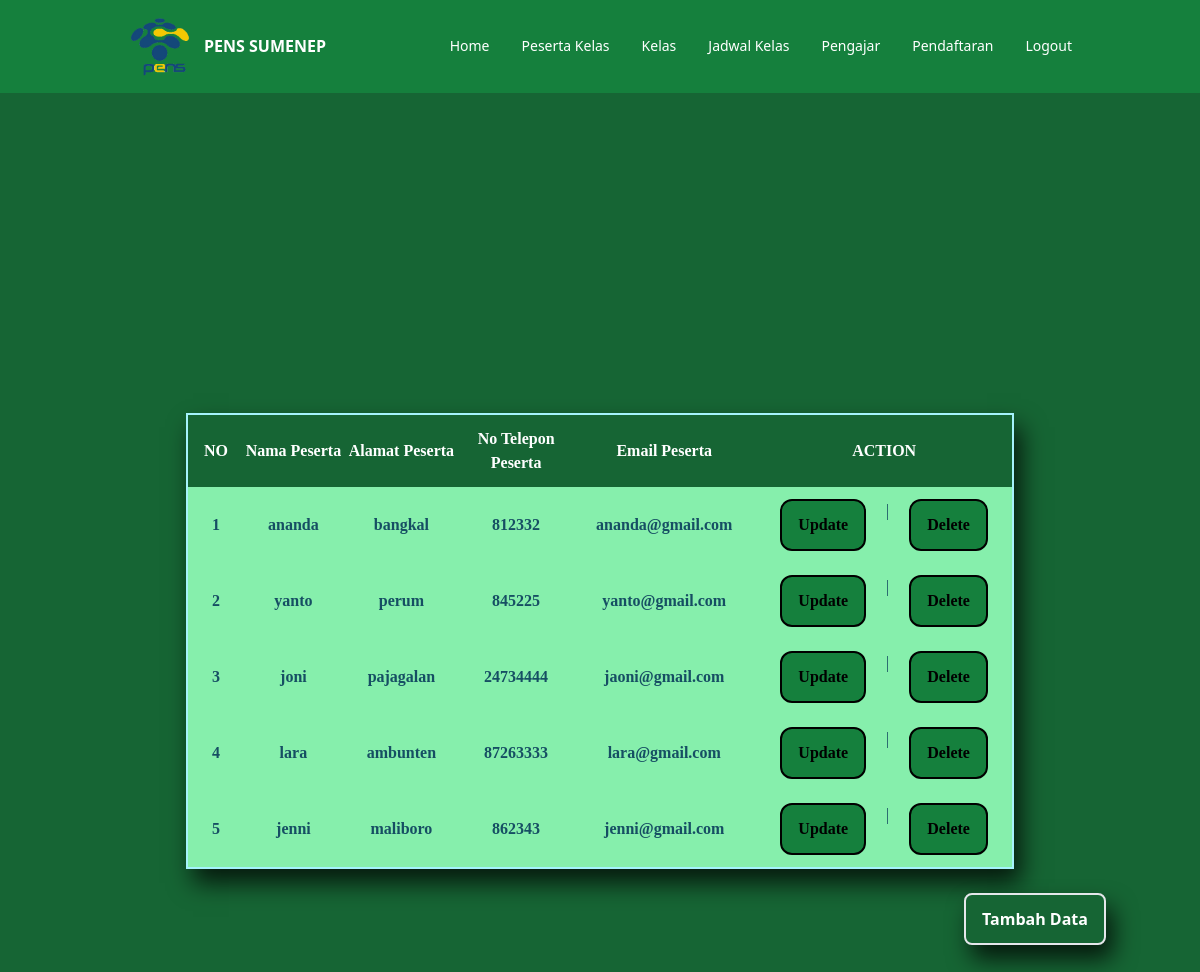
The page /peserta_kelas.php (signed in) on the database its author committed.
### tables this page shows
CREATE TABLE `peserta_kelas` (
  `id_peserta` int(11) NOT NULL,
  `nama_peserta` varchar(255) DEFAULT NULL,
  `alamat_peserta` varchar(255) DEFAULT NULL,
  `no_tlep_peserta` int(11) DEFAULT NULL,
  `email_peserta` varchar(255) DEFAULT NULL
);

### peserta_kelas.php (the view, shortened to what this page needs)
 <?php
  require './controllers/function_peserta_kelas.php';
  $peserta = mysqli_query($connection, "SELECT * FROM peserta_kelas");
  ?>
 <!doctype html>
 <html>
 <head>
   <link href="/dist/output.css" rel="stylesheet">
   <script src="https://cdn.tailwindcss.com"></script>
 </head>
 <body class="bg-gradient-to-r from-green-200 to-green-400">
   <nav class="py-4 text-white bg-green-700">
     <div class="container flex flex-wrap items-center justify-between mx-auto">
       <a href="" class="flex items-center gap-3 font-semibold h-max">
         <img src="images/logo-pens.png" alt="" class="w-16 ml-10">
         PENS SUMENEP
       </a>
       <div class="hidden w-full mr-10 md:block md:w-auto" id="mobile-menu">
         <ul class="flex flex-col mt-4 md:flex-row md:space-x-8 md:mt-0 md:text-sm md:font-medium">
           <li>
             <a href="home.php" class="block py-2 pl-3 pr-4 text-white bg-blue-700 rounded md:bg-transparent md:p-0 focus:outline-none" aria-current="page">Home</a>
           </li>
           <li>
             <a href="peserta_kelas.php" class="block py-2 pl-3 pr-4 text-white bg-blue-700 rounded md:bg-transparent md:p-0 focus:outline-none" aria-current="page">Peserta Kelas</a>
           </li>
           <li>
             <a href="kelas.php" class="block py-2 pl-3 pr-4 text-white bg-blue-700 rounded md:bg-transparent md:p-0 focus:outline-none" aria-current="page">Kelas</a>
           </li>
           <li>
             <a href="jadwal_kelas.php" class="block py-2 pl-3 pr-4 text-white border-b border-gray-100 hover:bg-gray-50 md:hover:bg-transparent md:border-0 md:hover:text-blue-700 md:p-0">Jadwal Kelas</a>
           </li>
           <li>
             <a href="pengajar.php" class="block py-2 pl-3 pr-4 text-white border-b border-gray-100 hover:bg-gray-50 md:hover:bg-transparent md:border-0 md:hover:text-blue-700 md:p-0">Pengajar</a>
           </li>
           <li>
             <a href="pendaftaran.php" class="block py-2 pl-3 pr-4 text-white border-b border-gray-100 hover:bg-gray-50 md:hover:bg-transparent md:border-0 md:hover:text-blue-700 md:p-0">Pendaftaran</a>
           </li>
           <li>
             <a href="controllers/logout.php" class="block py-2 pl-3 pr-4 text-white border-b border-gray-100 hover:bg-gray-50 md:hover:bg-transparent md:border-0 md:hover:text-blue-700 md:p-0">Logout</a>
           </li>
         </ul>
       </div>
     </div>
   </nav>
   <div class="flex flex-col items-center justify-center h-screen bg-green-800 ">
     <table class="shadow-2xl font-[Poppins] border-2 border-cyan-200 w-8/12" style="box-shadow: 7px 14px 23px 0px rgba(0,0,0,0.75);
-webkit-box-shadow: 7px 14px 23px 0px rgba(0,0,0,0.75);
-moz-box-shadow: 7px 14px 23px 0px rgba(0,0,0,0.75);">
       <thead class="text-white">
         <tr>
           <th class="py-3 bg-green-800">NO</th>
           <th class="py-3 bg-green-800">Nama Peserta</th>
           <th class="py-3 bg-green-800">Alamat Peserta</th>
           <th class="py-3 bg-green-800">No Telepon Peserta</th>
           <th class="py-3 bg-green-800">Email Peserta</th>
           <th class="py-3 bg-green-800">ACTION</th>
         </tr>
         <?php $i = 1; ?>
         <?php foreach ($peserta as $item) : ?>
       <tbody class="text-center text-cyan-900">
         <tr class="duration-300 cursor-pointer bg-green-300">
           <td class="px-6 py-3 font-semibold"> <?= $i; ?> </td>
           <td class="px-6 py-3 font-semibold"> <?= $item["nama_peserta"]; ?> </td>
           <td class="px-6 py-3 font-semibold"> <?= $item["alamat_peserta"]; ?> </td>
           <td class="px-6 py-3 font-semibold"> <?= $item["no_tlep_peserta"]; ?> </td>
           <td class="px-6 py-3 font-semibold"> <?= $item["email_peserta"]; ?> </td>
           <td class="flex justify-center gap-5 px-6 py-3">
             <a href="./peserta_kelas/updatepeserta_kel
             as.php?id=<?= $item["id_peserta"] ?>" class="px-4 py-3 font-semibold text-black border-2 border-black bg-green-700 rounded-xl">Update</a> |
             <a href="./peserta_kelas/deletepeserta_kelas.php?id=<?= $item["id_peserta"] ?>" onclick="return confirm('yakin?');" class="px-4 py-3 font-semibold text-black border-2 border-black bg-green-700 rounded-xl">Delete</a>
           </td>
         </tr>
         <?php $i++; ?>
       <?php endforeach; ?>
       </tbody>
       </thead>
     </table>
     <button type="text" class=" bg-green-800 hover:bg-indigo-400 focus:bg-indigo-400 text-white font-semibold rounded-lg px-4 py-3 mt-6 ml-[870px] border-2 " style="box-shadow: 7px 14px 23px 0px rgba(0,0,0,0.75);
-webkit-box-shadow: 7px 14px 23px 0px rgba(0,0,0,0.75);
-moz-box-shadow: 7px 14px 23px 0px rgba(0,0,0,0.75);"> <a href="./peserta_kelas/createpeserta_kelas.php">Tambah Data</a> </button>
   </div>
 </body>
 </html>

### rows shown on the page
peserta_kelas: nama_peserta "ananda", alamat_peserta "bangkal", no_tlep_peserta "812332", email_peserta "ananda@gmail.com"
peserta_kelas: nama_peserta "yanto", alamat_peserta "perum", no_tlep_peserta "845225", email_peserta "yanto@gmail.com"
peserta_kelas: nama_peserta "joni", alamat_peserta "pajagalan", no_tlep_peserta "24734444", email_peserta "jaoni@gmail.com"
peserta_kelas: nama_peserta "lara", alamat_peserta "ambunten", no_tlep_peserta "87263333", email_peserta "lara@gmail.com"
peserta_kelas: nama_peserta "jenni", alamat_peserta "maliboro", no_tlep_peserta "862343", email_peserta "jenni@gmail.com"
